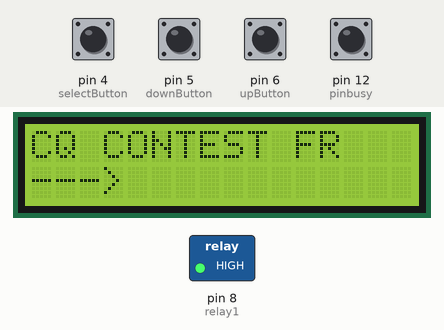
This sketch was run on a simulated Arduino Nano, built with avr-gcc and run on an emulated ATmega328P. Parts: 16×2 character LCD, switched loads named in the sketch (green lamp = pin HIGH). The test bench sets the inputs (shaded band); at power-on: pin 4 (selectButton), pin 5 (downButton), pin 6 (upButton), pin 12 (pinbusy) HIGH. The audio player accepts every command and is not drawn; what the sketch prints to the serial monitor is not drawn.

Above: at 4.8 s.
4.9 s: pin 4 (selectButton) pulled LOW for 0.15 s
At 6.1 s:
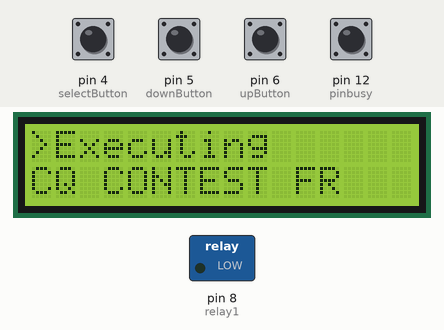
6.5 s: pin 5 (downButton) pulled LOW for 0.15 s
At 7.1 s:
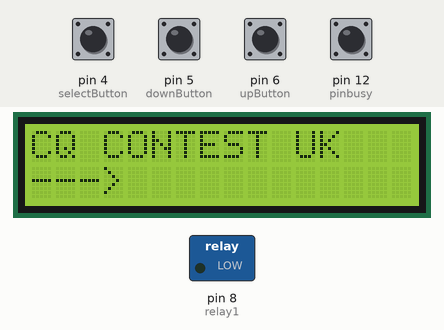
8.1 s: pin 4 (selectButton) pulled LOW for 1 s
At 8.6 s:
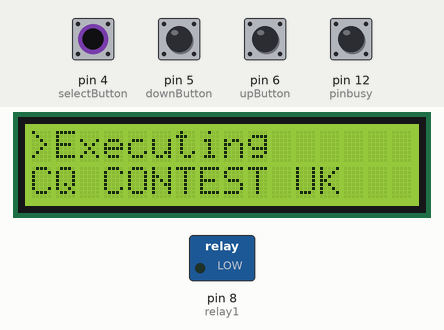
10.6 s: pin 5 (downButton) pulled LOW for 1 s
At 11.5 s:
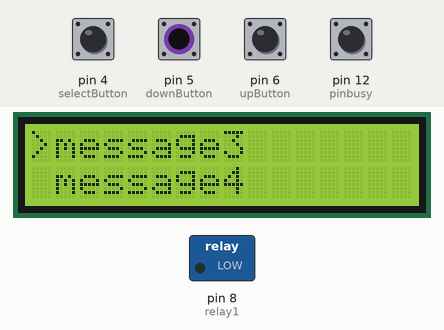
13.1 s: pin 4 (selectButton) pulled LOW for 0.15 s
At 13.5 s:
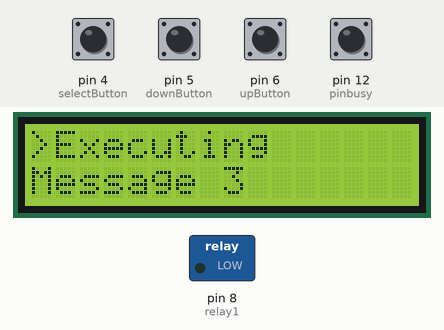
14.7 s: pin 5 (downButton) pulled LOW for 0.15 s
At 15.8 s:
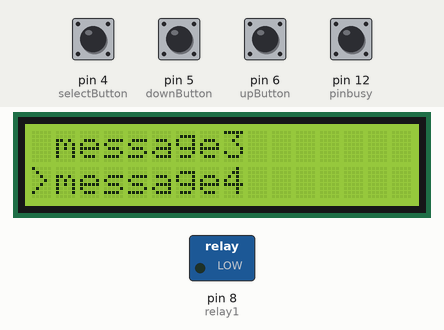
Timing chart, 0 to 17.3 s (numbered marks = the images above; inputs shaded):
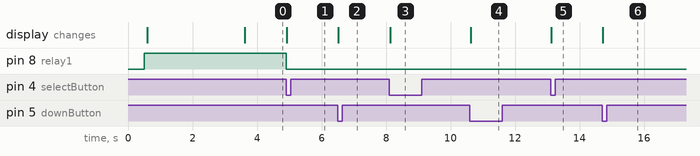

The sketch:

Voice_Keyer_F4BIT-V1.1.ino
```cpp
// Arduino Nano Voice Keyer V1.1
// LCD 16x2 + DFPlayer Mini
// Stéphane F4BIT/N4BIT
// stephane@mangeolle.fr
// Copyleft@2021 for Hamradio

#include <Wire.h>
#include "SoftwareSerial.h"
#include "DFRobotDFPlayerMini.h"
#include <LiquidCrystal_I2C.h>
LiquidCrystal_I2C lcd(0x27, 16, 2);
void printDetail(uint8_t type, int value);

// Pin des bouttons

int upButton = 6; // Bouton UP
int downButton = 5; // Bouton Down
int selectButton = 4; // Bouton Validation
const byte interruptPin = 3; // Bouton Stop
int pinbusy = 12; //Pin de detection d'audio sur DFPlayer

// Pin du relais

const int relay1 = 8; // Relais PTT

// Initialise le player MP3

SoftwareSerial mySoftwareSerial(10, 11); // RX, TX
DFRobotDFPlayerMini myDFPlayer;

// Initialise les descriptions des messages

char message1[16] = "CQ CONTEST FR";
char message2[16] = "CQ CONTEST UK";
char message3[16] = "Message 3";
char message4[16] = "Message 4";
char message5[16] = "Message 5";
char message6[16] = "Message 6";

// Constantes divers

int menu = 1;

void setup() {

  mySoftwareSerial.begin(9600);
  Serial.begin(9600);

  pinMode(pinbusy, INPUT);

  // Initialise la carte DFPlayer Mini
  Serial.println();
  Serial.println("DFPlayer Mini");
  Serial.println("Initialisation du DFPlayer...");

  if (!myDFPlayer.begin(mySoftwareSerial)) {
    Serial.println("Impossible de démarrer:");
    Serial.println("1.Controler la connection!");
    Serial.println("2.Inserer une SD card!");
    while (true);
  }
  Serial.println(F("DFPlayer Mini online."));

  myDFPlayer.setTimeOut(500); // Timeout
  myDFPlayer.volume(25); // Niveau de volume
  myDFPlayer.EQ(DFPLAYER_EQ_NORMAL); // Type d equaliseur
  myDFPlayer.outputDevice(DFPLAYER_DEVICE_SD); // Support des mp3

  // Initialise les boutons

  pinMode(upButton, INPUT_PULLUP);
  pinMode(downButton, INPUT_PULLUP);
  pinMode(selectButton, INPUT_PULLUP);
  pinMode(interruptPin, INPUT_PULLUP);


  // Initialise le relais

  pinMode(relay1, OUTPUT);
  digitalWrite(relay1, HIGH);

  // Message d'accueil sur le LCD

  lcd.init();
  lcd.backlight();
  lcd.setCursor(0, 0);
  lcd.print("   Voice Keyer");
  lcd.setCursor(0, 1);
  lcd.print("  v1.1 - F4BIT");
  delay(3000);

  // Initialise le menu

  updateMenu();
}

void loop() {

    if (!digitalRead(downButton)) {
      menu++;
      updateMenu();
      delay(500);
      while (!digitalRead(downButton));
    }
    if (!digitalRead(upButton)) {
      menu--;
      updateMenu();
      delay(500);
      while (!digitalRead(upButton));
    }
    if (!digitalRead(selectButton)) {
      PTTon();
      executeAction();
      delay(500);
      while (!digitalRead(selectButton));
    }
     if (!digitalRead(pinbusy)) {

      while (!digitalRead(pinbusy))
        if (!digitalRead(interruptPin)) {
      stopAction();
      delay(500);
        }
      while (!digitalRead(selectButton));

       stopAction();
  }
}

void updateMenu() {
  switch (menu) {
    case 0:
      menu = 1;
      break;
    case 1:
      lcd.clear();
      lcd.print(message1);
      lcd.setCursor(0, 1);
      lcd.print("--->");
      break;
    case 2:
      lcd.clear();
      lcd.print(message2);
      lcd.setCursor(0, 1);
      lcd.print("--->");
      break;
    case 3:
      lcd.clear();
      lcd.print(">message3");
      lcd.setCursor(0, 1);
      lcd.print(" message4");
      break;
    case 4:
      lcd.clear();
      lcd.print(" message3");
      lcd.setCursor(0, 1);
      lcd.print(">message4");
      break;
    case 5:
      lcd.clear();
      lcd.print(">message5");
      lcd.setCursor(0, 1);
      lcd.print(" message6");
      break;
    case 6:
      lcd.clear();
      lcd.print(" message5");
      lcd.setCursor(0, 1);
      lcd.print(">message6");
      break;
    case 7:
      menu = 6;
      break;
  }
}

void executeAction() {
  switch (menu) {
    case 1:
      action1();
      break;
    case 2:
      action2();
      break;
    case 3:
      action3();
      break;
    case 4:
      action4();
      break;
    case 5:
      action5();
      break;
    case 6:
      action6();
      break;
  }
}

void action1() {
  Serial.println(message1);
  lcd.clear();
  lcd.setCursor(0, 0);
  lcd.print(">Executing");
  lcd.setCursor(0, 1);
  lcd.print(message1);
  myDFPlayer.play(1);
}
void action2() {
  Serial.println(message2);
  lcd.clear();
  lcd.setCursor(0, 0);
  lcd.print(">Executing");
  lcd.setCursor(0, 1);
  lcd.print(message2);
  myDFPlayer.play(2);
}
void action3() {
  Serial.println(message3);
  lcd.clear();
  lcd.setCursor(0, 0);
  lcd.print(">Executing");
  lcd.setCursor(0, 1);
  lcd.print(message3);
  myDFPlayer.play(3);
}
void action4() {
  Serial.println(message4);
  lcd.clear();
  lcd.setCursor(0, 0);
  lcd.print(">Executing");
  lcd.setCursor(0, 1);
  lcd.print(message4);
  myDFPlayer.play(4);
}
void action5() {
  Serial.println(message5);
  lcd.clear();
  lcd.setCursor(0, 0);
  lcd.print(">Executing");
  lcd.setCursor(0, 1);
  lcd.print(message5);
  myDFPlayer.play(5);
}
void action6() {
  Serial.println(message6);
  lcd.clear();
  lcd.setCursor(0, 0);
  lcd.print(">Executing");
  lcd.setCursor(0, 1);
  lcd.print(message6);
  myDFPlayer.play(6);
}

void stopAction() {
  myDFPlayer.stop();
  PTToff();
    updateMenu();
  Serial.println("Message Stopper !");
}

void PTTon() {
  Serial.println("PTT ON");
  digitalWrite(relay1, LOW);
}

void PTToff() {
  Serial.println("PTT OFF");
  digitalWrite(relay1, HIGH);

}
```

Measured:
- after the input at 4.9 s, pin 8 (relay1): HIGH → LOW at once; the display: changes at once (image 1)
- after the input at 6.5 s, the display: changes at once (image 2)
- after the input at 8.1 s, the display: changes at once (image 3)
- after the input at 10.6 s, the display: changes at once (image 4)
- after the input at 13.1 s, the display: changes at once (image 5)
- after the input at 14.7 s, the display: changes at once (image 6)
